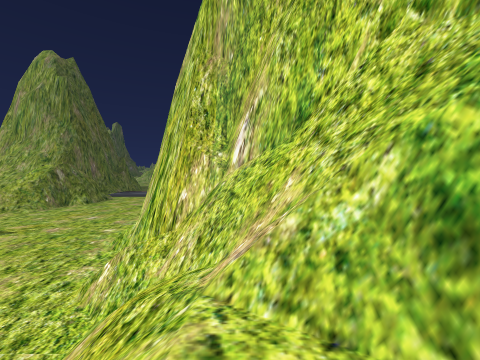
View 1 (above)

24 first-person views from a walk through a 3-D level made in the Unity game engine. The camera is 1.3 m above the floor, tilts 2° down and sees 90° across. The floor is counted in squares, 2 m on a side. Each view is taken from the middle of a square. On the plan, view 1 faces up. The plan holds only what a view shows up to about 9 squares ahead; the rest is blank. The place goes on beyond the plan. Some animated figures are left out.

View 2
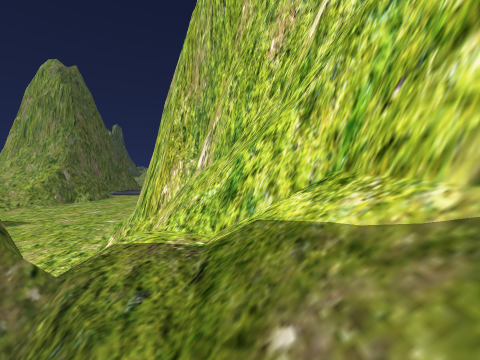

View 3
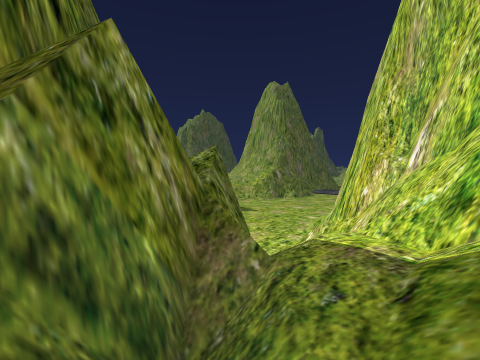

View 4
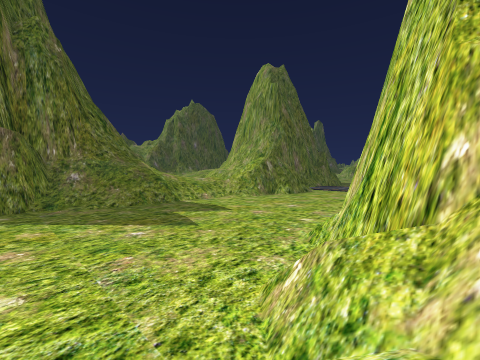

View 5
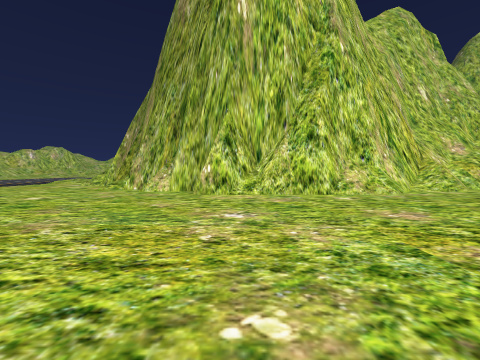

View 6
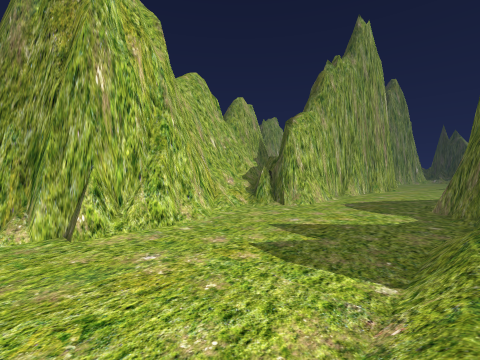

View 7
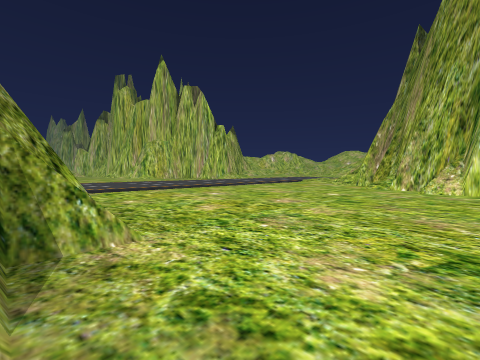

View 8
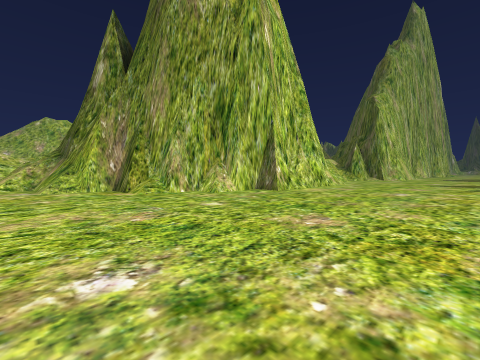

View 9
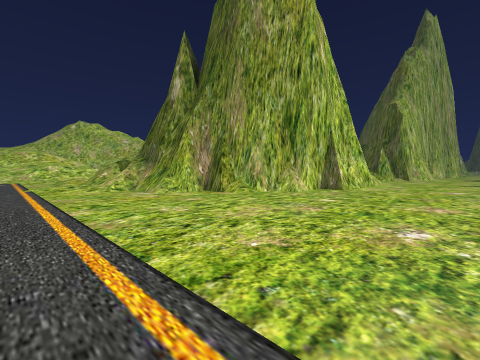

View 10
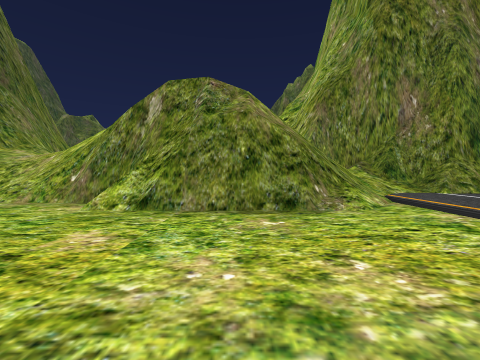

View 11
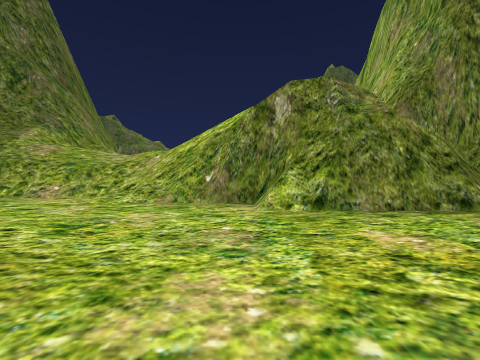

View 12
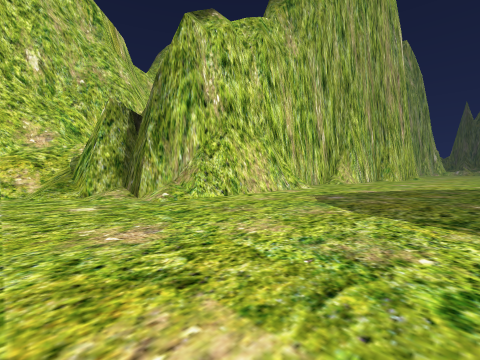

View 13
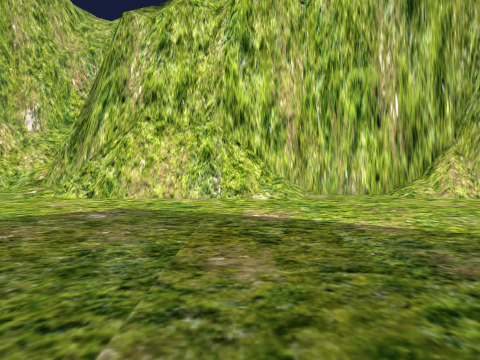

View 14
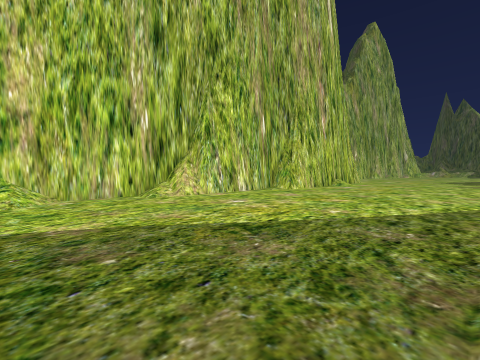

View 15
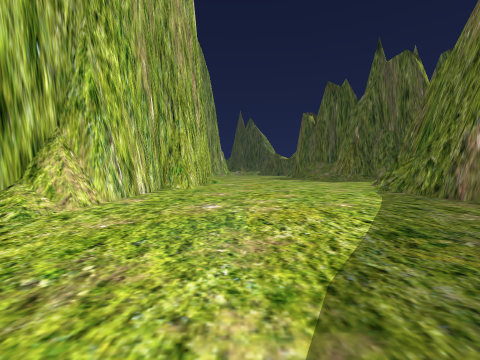

View 16
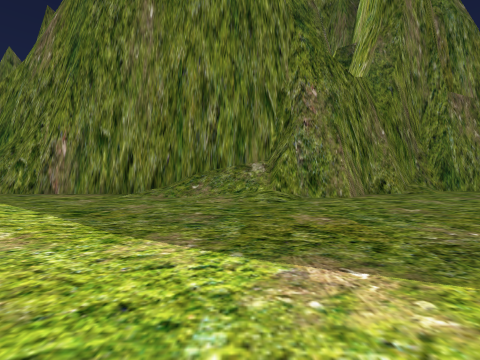

View 17
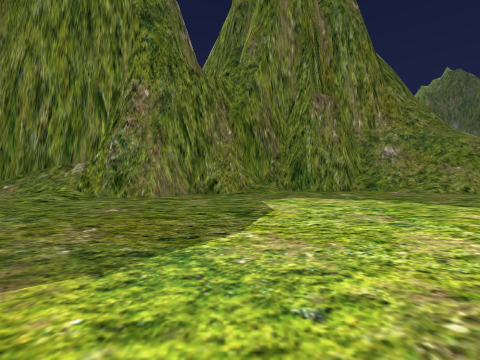

View 18
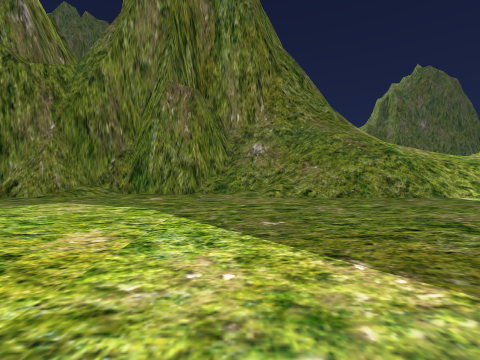

View 19
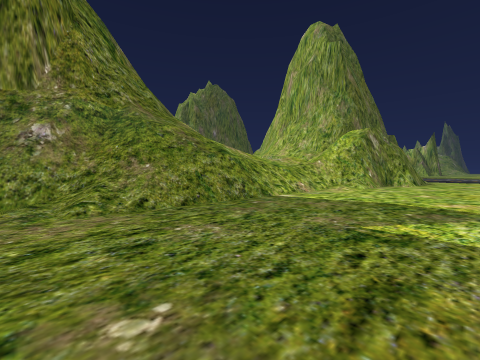

View 20
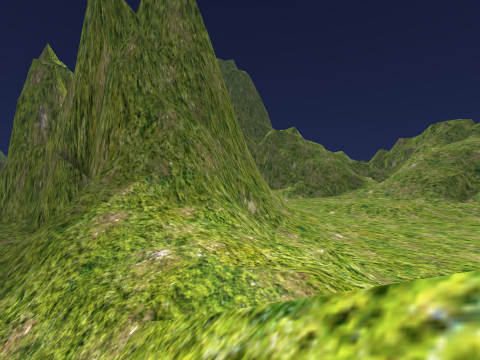

View 21
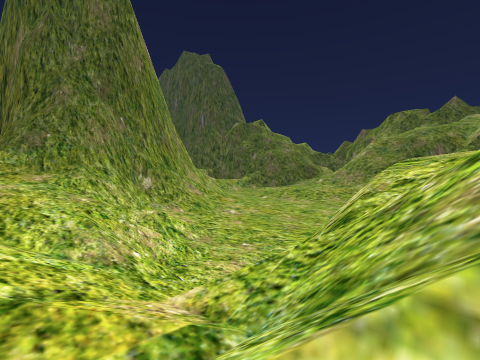

View 22
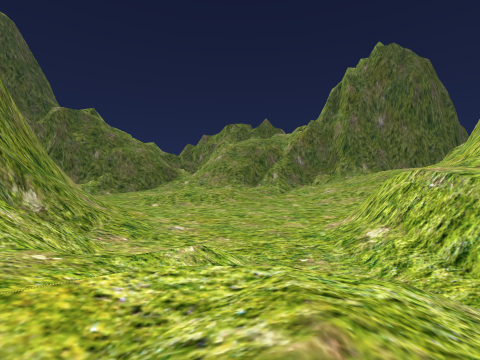

View 23
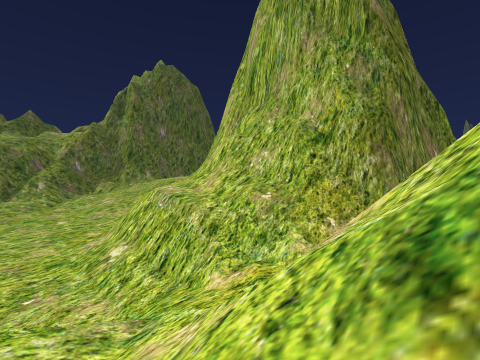

View 24
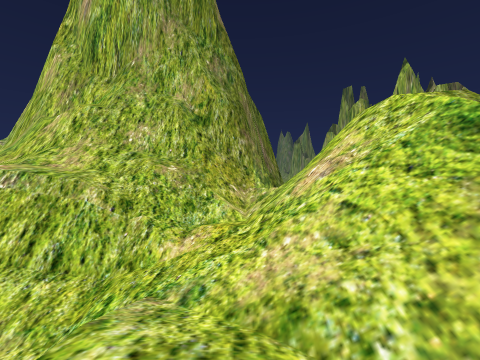

### Floor plan
Key: @ floor where view 1 was taken; # wall or solid block; . main floor; : floor 0.25 m higher than the main floor; / step, stairs or slope; = window, fence, low wall or low ledge; v drop or lower ground.
Columns run from 24 left of view 1 to 3 right of it. Each row starts with its distance up from view 1.
 23 #        #//::::::::::::::::
 22 ###    ###///.............//
 21 //######// /=/............//
 20  ///////// ///............//
 19   //////// ///........../=/
 18 /=====////#/#/..........###
 17 :///////////#/......../##
 16 ......//////#.........##
 15 .....////////........##
 14 .....////////........##
 13 ....////////........##
 12 .:://///////......../#
 11 ////////////........##
 10 ////////////........##
  9 ///#####////........##
  8  ###  ##///=......../#
  7        ##//v......../##
  6         #/=/........./##
  5         ###/.........//#
  4         ##=........../=##
  3          #/...........//##
  2          ##..........////#
  1           #........./##//##
  0           #......../####@/#
 -1           #........##  #//#
 -2           ##.......#   ##/
 -3            #.......#
 -4            ##......#
 -5            ##......##
 -6            #/....../#
 -7            #/.......#
 -8            #/.......#
 -9            #/....../#
-10            #......./#
-11            #.......##
-12            #.......#
-13            #.......#
-14           ##.......#
-15            ....... #
-16             ...

Where each view was taken, in squares from view 1:
view 1: 0 up, 0 right, facing up
view 2: 2 down, 1 right, facing up
view 3: 2 down, 1 right, facing up-left
view 4: 2 up, 1 left, facing up-left
view 5: 12 up, 11 left, facing right
view 6: 15 up, 14 left, facing down-right
view 7: 14 up, 12 left, facing up-right
view 8: 20 up, 9 left, facing down-right
view 9: 23 up, 8 left, facing down-right
view 10: 19 up, 7 left, facing left
view 11: 16 up, 7 left, facing left
view 12: 3 up, 10 left, facing down-right
view 13: 5 down, 11 left, facing right
view 14: 6 down, 12 left, facing down-right
view 15: 6 down, 8 left, facing down
view 16: 6 down, 6 left, facing left
view 17: 1 down, 6 left, facing left
view 18: 4 up, 7 left, facing left
view 19: 4 up, 9 left, facing up-left
view 20: 16 up, 13 left, facing down-left
view 21: 19 up, 16 left, facing down-left
view 22: 14 up, 15 left, facing left
view 23: 15 up, 14 left, facing up-left
view 24: 14 up, 16 left, facing up
